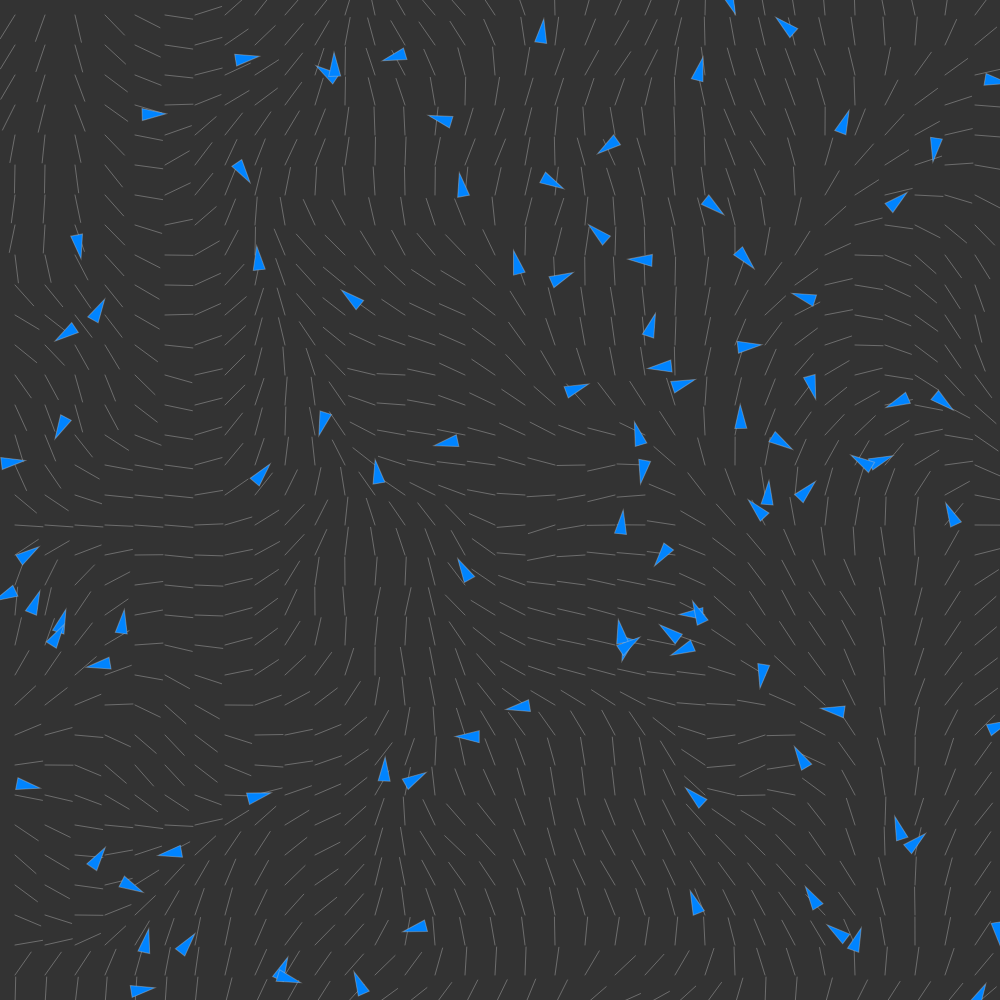
Frame 1 (no input)
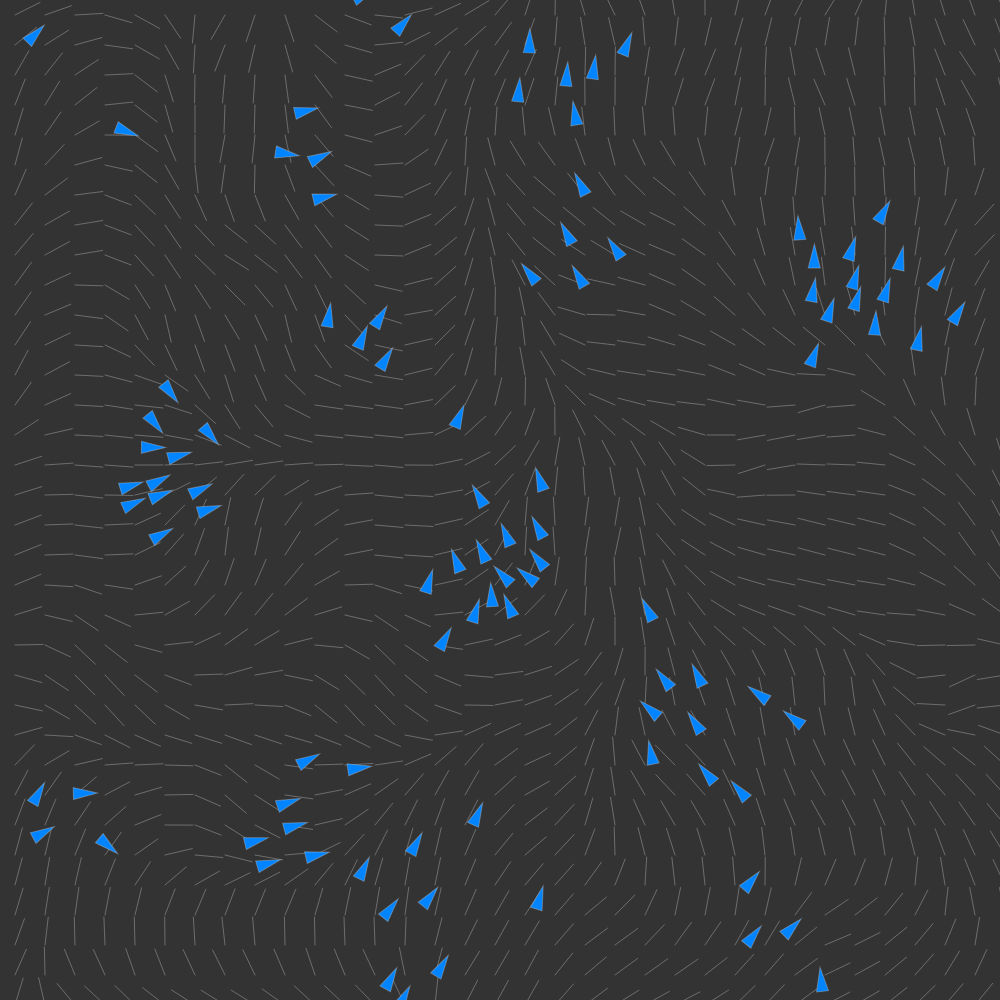
Frame 60 (no input)
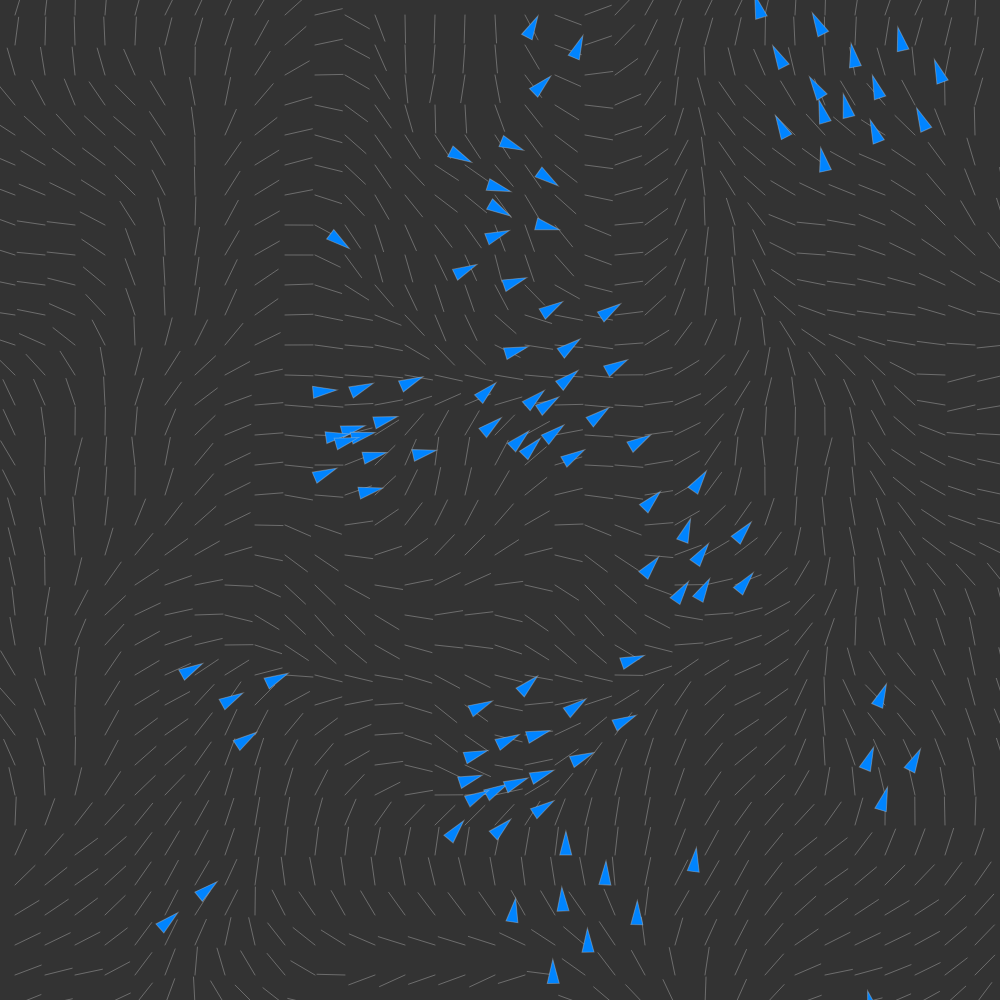
Frame 120 (the mouse pressed at the canvas centre since frame 60)

The p5.js sketch that drew these frames (run headless with seeded random() and noise() and a simulated clock; from frame 60 on, the mouse is pressed at the canvas centre):

// p5.js sketch
// ── sketch.js
/*
  System to visualise the effect of multiple steering forces acting upon vehicles.
  Flow Field that acts up each vehicle individually.
  Flocking system comprised of three steering forces:
    Alignment,
    Cohesion,
    Separation.
  Ability to modify a range of values while simulation is running to see the effects.
*/

// global variables
const vehicles = [];
const ui = {};
let flowfield;
let state;

function setup() {
  // create canvas the width and height of the window being drawn to leaving space for UI elements
  createCanvas(window.innerWidth - 200, window.innerHeight);

  flowfield = new FlowField(30);

  // define initial state of the simulation as well as track any changes to state
  state = {
    numVehicles: 100,
    flowfield: {
      xRate: -0.006,
      yRate: 0.002,
      mult: 0.5,
      enabled: true,
    },
    flocking: {
      enabled: true,
    },
    align: {
      mult: 0.8,
      radius: 70,
      enabled: true,
    },
    cohesion: {
      mult: 1,
      radius: 90,
      enabled: true,
    },
    separate: {
      mult: 1.3,
      radius: 50,
      enabled: true,
    },
  };

  // create initial vehicles
  updateVehicleCount(state.numVehicles);

  createUI(ui);
}

function draw() {
  // each frame, redrawn background, then update
  background(51);

  // update UI and state with any changes from user input
  updateUI();
  updateState(state);

  // ensure vehicle count matches user input
  if (state.numVehicles != vehicles.length) {
    updateVehicleCount(state.numVehicles);
  }

  // generate and display next frame of flow field, if enabled
  if (state.flowfield.enabled) {
    flowfield.update(state.flowfield.xRate, state.flowfield.yRate)
    flowfield.draw();
  }

  // calculate and store sum of steering forces for each vehicle due
  // to flowfield and group behaviours
  for (let i = 0; i < vehicles.length; i++) {
    vehicles[i].calculateForces(state, flowfield, vehicles);
  }

  // apply steering forces after all vehicles have calculated their
  // respective forces, then draw
  for (let i = 0; i < vehicles.length; i++) {
    vehicles[i].update();
    vehicles[i].draw();
  }
}

function updateVehicleCount(newCount) {
  if (newCount < vehicles.length) {
    // if number of vehicles is to reduce, set vehicles array
    // to new, smaller value
    vehicles.length = newCount;
  } else {
    // if number of vehicles is to increase, create new vehicle
    // and end of vehicle array until correct amount
    while (newCount > vehicles.length) {
      vehicles.push(new Vehicle(random(width), random(height)));
    }
  }
}
// ── Array2D.js
function Array2D(width, height) {
  // create a 1D array that interfaces as a 2D array
  // index at (x, y) = x + (y * width)
  this._constructor = function(width, height) {
    this.values = new Array(width * height);
    this.width = width;
    this.height = height;
  }

  this.get = function(x, y) {
    return this.values[x + (y * this.width)];
  }

  this.set = function(x, y, value) {
    this.values[x + (y * this.width)] = value;
  }

  this._constructor(width, height);
}
// ── FlowField.js
function FlowField(resolution) {

  
  this._constructor = function(resolution) {
    // construct flow field based on required resolution and canvas dimensions
    this.resolution = resolution;

    this.cols = Math.ceil(width / this.resolution);
    this.rows = Math.ceil(height / this.resolution);
    this.field = new Array2D(this.cols, this.rows);
    
    // holds the x and y offset values that will be used at the start of 
    // each new flow field creation
    this.xOffStart = 0;
    this.yOffStart = 0;
  
    this.createNextFlowField();
  }

  this.createNextFlowField = function() {
    // creates a new flow field that starts from current value of xOffStart and yOffStart
    let xOff = this.xOffStart;
    for (let i = 0; i < this.cols; i++) {
      let yOff = this.yOffStart;
      for (let j = 0; j < this.rows; j++) {
        // generate angle from Perlin Noise using current value of xOff and yOff
        let angle = map(noise(xOff, yOff), 0, 1, 0, PI * 4);

        // sets the value at (i, j) to new vector with specified angle
        this.field.set(i, j, p5.Vector.fromAngle(angle));

        yOff += 0.05;
      }
      xOff += 0.05;
    }
  }

  this.lookup = function(lookup) {
    // calculate which flow field vector lookup object is currently on
    let column = Math.floor(constrain(lookup.x / this.resolution, 0, this.cols - 1));
    let row = Math.floor(constrain(lookup.y / this.resolution, 0, this.rows - 1));

    // return the value of current flow field vector
    return this.field.get(column, row).copy();
  }

  this.drawVector = function(vec, x, y, mag) {
    // draw each flow field vector without translating canvas, to minimise performance loss
    stroke(200, 100);
    vec.setMag(mag);
    
    // offset ensures vector is drawn in the middle of it's area of effect, instead of top-left corner
    const offset = Math.floor(this.resolution / 2);
    line(x + offset, y + offset, x + vec.x + offset, y + vec.y + offset);
  }

  this.update = function(xRate, yRate) {
    // update the value for the start of each flow field creation by the given rate
    // if called each frame with a non-zero value, changes the flow field
    // that is generated each frame by given rate
    this.xOffStart += xRate;
    this.yOffStart += yRate;

    this.createNextFlowField()
  }

  this.draw = function() {
    // draws each flow field vector
    for (let i = 0; i < this.cols; i++) {
      for (let j = 0; j < this.rows; j++) {
        this.drawVector(this.field.get(i, j), i * this.resolution, j * this.resolution, this.resolution - 2);
      }
    }
  }

  this._constructor(resolution);
}

// ── Vehicle.js
function Vehicle(x, y) {
  // create initial variables for vehicle
  this.pos = createVector(x, y);
  this.vel = createVector(0, 0);
  this.acc = createVector(0, 0);
  this.maxSpeed = 4;
  this.maxForce = 0.2;

  this.applyForce = function(force) {
    // adds each given force to the current acc vector
    this.acc.add(force);
  }

  this.calculateForces = function(state, flowfield, vehicles) {
    // creates 4 zero value vectors that may be changed during function execution
    let followForce = createVector(0, 0);
    let alignForce = createVector(0, 0);
    let cohesionForce = createVector(0, 0);
    let separateForce = createVector(0, 0);
    
    if (state.flowfield.enabled) {
      // if flow field is enabled, generate force upon this vehicle by flow field
      followForce = this.follow(flowfield);
    }

    if (state.flocking.enabled) {
      // if flocking is enabled, potentially generate force upon this vehicle by each flocking component
      if (state.align.enabled) {
        // if align is enabled, generate force upon this vehicle by alignment with other vehicles
        alignForce = this.align(vehicles, state.align.radius);
      }

      if (state.cohesion.enabled) {
        // if cohesion is enabled, generate force upon this vehicle by cohesion with other vehicles
        cohesionForce = this.cohesion(vehicles, state.cohesion.radius);
      }

      if (state.separate.enabled) {
        // if separate is enabled, generate force upon this vehicle by separation with other vehicles
        separateForce = this.separate(vehicles, state.separate.radius);
      }
    }

    // mutliply each force by current weighting for given force
    followForce.mult(state.flowfield.mult);
    alignForce.mult(state.align.mult);
    cohesionForce.mult(state.cohesion.mult);
    separateForce.mult(state.separate.mult);

    // apply each force to vehicles acceleration
    this.applyForce(followForce);
    this.applyForce(alignForce);
    this.applyForce(cohesionForce);
    this.applyForce(separateForce);
  }

  this.align = function(vehicles, senseRadius) {
    // create initial variables
    let sum = createVector(0, 0);
    let steering = createVector(0, 0);
    let count = 0;

    for (let i = 0; i < vehicles.length; i++) {
      // if comparing to self, immediately continue to next loop
      if (vehicles[i] === this) continue;

      // calculate distance between this and other vehicle
      let dist = p5.Vector.dist(this.pos, vehicles[i].pos);

      // check if distance is within sense radius and not zero
      if ((dist > 0) && (dist < senseRadius)) {
        // sum together current sum vector and other vehicles velocity
        sum.add(vehicles[i].vel);
        count++;
      }
    }

    // check if any other vehicles were valid
    if (count > 0) {
      // average sum vector and set magnitude to max speed
      sum.div(count);
      sum.setMag(this.maxSpeed);

      // create steering vector from desired - velocity
      steering = p5.Vector.sub(sum, this.vel);
      steering.limit(this.maxForce);
    }

    return steering;
  }

  this.cohesion = function(vehicles, senseRadius) {
    // create initial variables
    let sum = createVector(0, 0);
    let count = 0;
    let steering = createVector(0, 0);

    for (let i = 0; i < vehicles.length; i++) {
      // if comparing to self, immediately continue to next loop
      if (vehicles[i] === this) continue;

      // calculate distance between this and other vehicle
      let dist = p5.Vector.dist(this.pos, vehicles[i].pos);

      // check if distance is within sense radius and not zero
      if ((dist > 0) && (dist < senseRadius)) {
        // sum together current sum vector and other vehicles velocity
        sum.add(vehicles[i].pos);
        count++;
      }
    }

    // check if any other vehicles were valid
    if (count > 0) {
      // average sum vector
      sum.div(count);

      // create desired vector from sum - position, and set magnitude to max speed
      let desired = p5.Vector.sub(sum, this.pos);
      desired.setMag(this.maxSpeed);

      // create steering vector from desired - velocity
      steering = p5.Vector.sub(desired, this.vel);
      steering.limit(this.maxForce);
    }

    return steering;
  }

  this.separate = function(vehicles, senseRadius) {
    // create initial variables
    let sum = createVector(0, 0);
    let count = 0;
    let steering = createVector(0, 0);

    for (let i = 0; i < vehicles.length; i++) {
      // if comparing to self, immediately continue to next loop
      if (vehicles[i] === this) continue;

      // calculate distance between this and other vehicle
      let dist = p5.Vector.dist(this.pos, vehicles[i].pos);

      // check if distance is within sense radius and not zero
      if ((dist > 0) && (dist < senseRadius)) {
        // calculate vector for the difference in position of this and other vehicle
        let difference = p5.Vector.sub(this.pos, vehicles[i].pos);

        // set the magnitude of the difference vector to the inverse of distance
        difference.setMag(1 / dist);

        // sum together current sum vector and difference vector
        sum.add(difference);
        count++;
      }
    }

    // check if any other vehicles were valid
    if (count > 0) {
      // average sum vector and set magnitude to max speed
      sum.div(count);
      sum.setMag(this.maxSpeed);

      // create steering vector from desired - velocity
      steering = p5.Vector.sub(sum, this.vel);
      steering.limit(this.maxForce);
    }
    
    return steering;
  }

  this.follow = function(flowfield) {
    // get desired vector from flow field lookup
    let desired = flowfield.lookup(this.pos);
    desired.mult(this.maxSpeed);

    // create steering vector from desired - velocity
    let steering = p5.Vector.sub(desired, this.vel);
    steering.limit(this.maxForce);
    return steering;
  }

  this.update = function() {
    // add acc to vel and vel to pos
    this.vel.add(this.acc);
    this.vel.limit(this.maxSpeed);
    this.pos.add(this.vel);

    // reset acc vector for next frame
    this.acc.set(0, 0);

    // screen wrap if necessary
    this.normalisePosition();
  }

  this.draw = function() {
    // calculate angle to be drawn
    let angle = this.vel.heading() + PI / 2;

    fill('#0084FF');
    strokeWeight(1);
    push();
    // translate canvas to this position and rotate by angle
    translate(this.pos.x, this.pos.y);
    rotate(angle);

    // draw triangle after this translation/rotation so that triangle  
    // is pointing along the same angle as this velocity vector
    triangle(0, -12, -6, 12, 6, 12);
    pop();
  }

  this.normalisePosition = function() {
    // move to opposite edge of screen if vehicle leaves canvas edge
    if (this.pos.x < -6) this.pos.x = width + 6;
    if (this.pos.y < -6) this.pos.y = height + 6;
    if (this.pos.x > width + 6) this.pos.x = -6;
    if (this.pos.y > height + 6) this.pos.y = -6;
  }
}
// ── ui.js
// track the height of the next UI element and increment between elements
let heightOffset = 10;

function createUI(ui) {
  // create each individual UI section
  createVehiclesUI(ui);
  
  createFlowFieldUI(ui);

  createFlockingUI(ui);

  createAlignUI(ui);

  createCohesionUI(ui);

  createSeparateUI(ui);
}

function createVehiclesUI(ui) {
  ui.vehicles = {}

  // create and place description span
  ui.vehicles.span = createSpan('Number of Vehicles');
  ui.vehicles.span.position(width + 4, heightOffset);

  heightOffset += 20;


  // create and place slider with span to display value
  ui.vehicles.slider = createSlider(1, 400, state.numVehicles, 1);
  ui.vehicles.slider.position(width, heightOffset);
  ui.vehicles.spanValue = createSpan(ui.vehicles.slider.value());
  ui.vehicles.spanValue.position(width + 150, heightOffset);

  heightOffset += 70;
}

function createFlowFieldUI(ui) {
  ui.ff = {};

  // create and place enable/disable checkbox
  ui.ff.checkbox = createCheckbox('Flow Field', true);
  ui.ff.checkbox.position(width, heightOffset);
  
  // register callback function for change event
  ui.ff.checkbox.changed(onFFCheckEvent);

  heightOffset += 30;

  // create and place description span
  ui.ff.spanRates = createSpan('Rate of change');
  ui.ff.spanRates.position(width + 4, heightOffset);

  heightOffset += 20;

  // create and place slider with span to display value
  ui.ff.sliderXRate = createSlider(-0.02, 0.02, state.flowfield.xRate, 0.001);
  ui.ff.sliderXRate.position(width, heightOffset);
  ui.ff.spanXRateValue = createSpan(ui.ff.sliderXRate.value());
  ui.ff.spanXRateValue.position(width + 150, heightOffset);

  heightOffset += 20;

  // create and place slider with span to display value
  ui.ff.sliderYRate = createSlider(-0.02, 0.02, state.flowfield.yRate, 0.001);
  ui.ff.spanYRateValue = createSpan(ui.ff.sliderYRate.value());
  ui.ff.spanYRateValue.position(width + 150, heightOffset);
  ui.ff.sliderYRate.position(width, heightOffset);

  heightOffset += 30;

  // create and place description span
  ui.ff.spanWeight = createSpan('Weighting');
  ui.ff.spanWeight.position(width + 4, heightOffset);

  heightOffset += 20;

  // create and place slider with span to display value
  ui.ff.sliderWeight = createSlider(0, 4, state.flowfield.mult, 0.1);
  ui.ff.spanWeightValue = createSpan(ui.ff.sliderWeight.value());
  ui.ff.spanWeightValue.position(width + 150, heightOffset);
  ui.ff.sliderWeight.position(width, heightOffset);

  heightOffset += 70;
}

function createFlockingUI(ui) {
  ui.flock = {};

  // create and place enable/disable checkbox
  ui.flock.checkbox = createCheckbox('Flocking', true);
  ui.flock.checkbox.changed(onFlockCheckEvent);
  ui.flock.checkbox.position(width, heightOffset);

  heightOffset += 40;
}

function createAlignUI(ui) {
  ui.align = {};

  // create and place enable/disable checkbox
  ui.align.checkbox = createCheckbox('Alignment', true);
  ui.align.checkbox.changed(onAlignCheckEvent);
  ui.align.checkbox.position(width, heightOffset);

  heightOffset += 30;

  // create and place description span
  ui.align.spanWeight = createSpan('Weighting');
  ui.align.spanWeight.position(width + 4, heightOffset);

  heightOffset += 20;

  // create and place slider with span to display value
  ui.align.sliderWeight = createSlider(0, 4, state.align.mult, 0.1);
  ui.align.sliderWeight.position(width, heightOffset);
  ui.align.spanWeightValue = createSpan(ui.align.sliderWeight.value());
  ui.align.spanWeightValue.position(width + 150, heightOffset);

  heightOffset += 20;

  // create and place description span
  ui.align.spanRadius = createSpan('Sensing radius');
  ui.align.spanRadius.position(width + 4, heightOffset);

  heightOffset += 20;

  // create and place slider with span to display value
  ui.align.sliderRadius = createSlider(0, 200, state.align.radius, 1);
  ui.align.sliderRadius.position(width, heightOffset);
  ui.align.spanRadiusValue = createSpan(ui.align.sliderRadius.value());
  ui.align.spanRadiusValue.position(width + 150, heightOffset);

  heightOffset += 40;
}

function createCohesionUI(ui) {
  ui.coh = {};

  // create and place enable/disable checkbox
  ui.coh.checkbox = createCheckbox('Cohesion', true);
  ui.coh.checkbox.changed(onCohesionCheckEvent);
  ui.coh.checkbox.position(width, heightOffset);
  
  heightOffset += 30;

  // create and place description span
  ui.coh.spanWeight = createSpan('Weighting');
  ui.coh.spanWeight.position(width + 4, heightOffset);

  heightOffset += 20;

  // create and place slider with span to display value
  ui.coh.sliderWeight = createSlider(0, 4, state.cohesion.mult, 0.1);
  ui.coh.spanWeightValue = createSpan(ui.coh.sliderWeight.value());
  ui.coh.spanWeightValue.position(width + 150, heightOffset);
  ui.coh.sliderWeight.position(width, heightOffset);

  heightOffset += 20;

  // create and place description span
  ui.coh.spanRadius = createSpan('Sensing radius');
  ui.coh.spanRadius.position(width + 4, heightOffset);

  heightOffset += 20;

  // create and place slider with span to display value
  ui.coh.sliderRadius = createSlider(0, 200, state.cohesion.radius, 1);
  ui.coh.sliderRadius.position(width, heightOffset);
  ui.coh.spanRadiusValue = createSpan(ui.coh.sliderRadius.value());
  ui.coh.spanRadiusValue.position(width + 150, heightOffset);

  heightOffset += 40;
}

function createSeparateUI(ui) {
  ui.sep = {};

  // create and place enable/disable checkbox
  ui.sep.checkbox = createCheckbox('Separation', true);
  ui.sep.checkbox.changed(onSeparateCheckEvent);
  ui.sep.checkbox.position(width, heightOffset);

  heightOffset += 30;

  // create and place description span
  ui.sep.spanWeight = createSpan('Weighting');
  ui.sep.spanWeight.position(width + 4, heightOffset);

  heightOffset += 20;

  // create and place slider with span to display value
  ui.sep.sliderWeight = createSlider(0, 4, state.separate.mult, 0.1);
  ui.sep.spanWeightValue = createSpan(ui.sep.sliderWeight.value());
  ui.sep.spanWeightValue.position(width + 150, heightOffset);
  ui.sep.sliderWeight.position(width, heightOffset);

  heightOffset += 20;

  // create and place description span
  ui.sep.spanRadius = createSpan('Sensing radius');
  ui.sep.spanRadius.position(width + 4, heightOffset);

  heightOffset += 20;

  // create and place slider with span to display value
  ui.sep.sliderRadius = createSlider(0, 200, state.separate.radius, 1);
  ui.sep.sliderRadius.position(width, heightOffset);
  ui.sep.spanRadiusValue = createSpan(ui.sep.sliderRadius.value());
  ui.sep.spanRadiusValue.position(width + 150, heightOffset);

  heightOffset += 40;
}

function updateUI() {
  // ensure that each value span displays correct value, even when actively adjusting slider

  ui.vehicles.spanValue.html(ui.vehicles.slider.value());

  ui.ff.spanXRateValue.html(ui.ff.sliderXRate.value());
  ui.ff.spanYRateValue.html(ui.ff.sliderYRate.value());
  ui.ff.spanWeightValue.html(ui.ff.sliderWeight.value());

  ui.align.spanWeightValue.html(ui.align.sliderWeight.value());
  ui.align.spanRadiusValue.html(ui.align.sliderRadius.value());

  ui.coh.spanWeightValue.html(ui.coh.sliderWeight.value());
  ui.coh.spanRadiusValue.html(ui.coh.sliderRadius.value());

  ui.sep.spanWeightValue.html(ui.sep.sliderWeight.value());
  ui.sep.spanRadiusValue.html(ui.sep.sliderRadius.value());
}

function updateState(state) {
  // ensure that state object holds accurate values, even when actively adjusting slider

  state.numVehicles = ui.vehicles.slider.value();

  state.flowfield.xRate = ui.ff.sliderXRate.value();
  state.flowfield.yRate = ui.ff.sliderYRate.value();
  state.flowfield.mult = ui.ff.sliderWeight.value();

  state.align.mult = ui.align.sliderWeight.value();
  state.align.radius = ui.align.sliderRadius.value();

  state.cohesion.mult = ui.coh.sliderWeight.value();
  state.cohesion.radius = ui.coh.sliderRadius.value();

  state.separate.mult = ui.sep.sliderWeight.value();
  state.separate.radius = ui.sep.sliderRadius.value();
}

// event handlers to update state object

function onFFCheckEvent() {
  if (ui.ff.checkbox.checked()) {
    state.flowfield.enabled = true;
  } else {
    state.flowfield.enabled = false;
  }
}

function onFlockCheckEvent() {
  if (ui.flock.checkbox.checked()) {
    state.flocking.enabled = true;
  } else {
    state.flocking.enabled = false;
  }
}

function onAlignCheckEvent() {
  if (ui.align.checkbox.checked()) {
    state.align.enabled = true;
  } else {
    state.align.enabled = false;
  }
}

function onCohesionCheckEvent() {
  if (ui.coh.checkbox.checked()) {
    state.cohesion.enabled = true;
  } else {
    state.cohesion.enabled = false;
  }
}

function onSeparateCheckEvent() {
  if (ui.sep.checkbox.checked()) {
    state.separate.enabled = true;
  } else {
    state.separate.enabled = false;
  }
}
